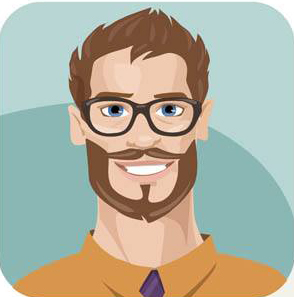
#> input picture project1/image01.jpg, 294 x 297 px
$ python move.py
#> lines starting #> are read from the running program, lines starting #| are printed output that depends on the picture
import cv2
import numpy as np

# 平移
# 算法描述：
# 用相应的库读取图片信息，获取图片的大小，遍历每个像素点，将每个像素点移动固定（向右移动100px）的位置，即可实现图像移动
img = cv2.imread("image01.jpg", 1)
#> img is the input picture: shape (297, 294, 3); mean B, G, R 159, 176, 175.6
imgInfo = img.shape
#> imgInfo = (297, 294, 3)
height = imgInfo[0]
#> height = 297
width = imgInfo[1]
#> width = 294
mode = imgInfo[2]
#> mode = 3
cv2.imshow('original-image', img)

dst = np.zeros(imgInfo, np.uint8)

for i in range(height):
    for j in range(width - 100):
        dst[i, j + 100] = img[i, j]
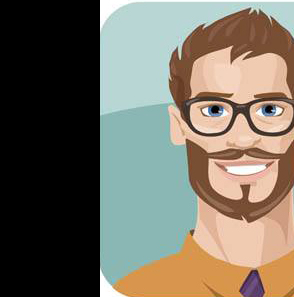
#> dst: shape (297, 294, 3); mean B, G, R 98.2, 111, 116.9

cv2.imshow('moved-image', dst)
cv2.waitKey(0)
